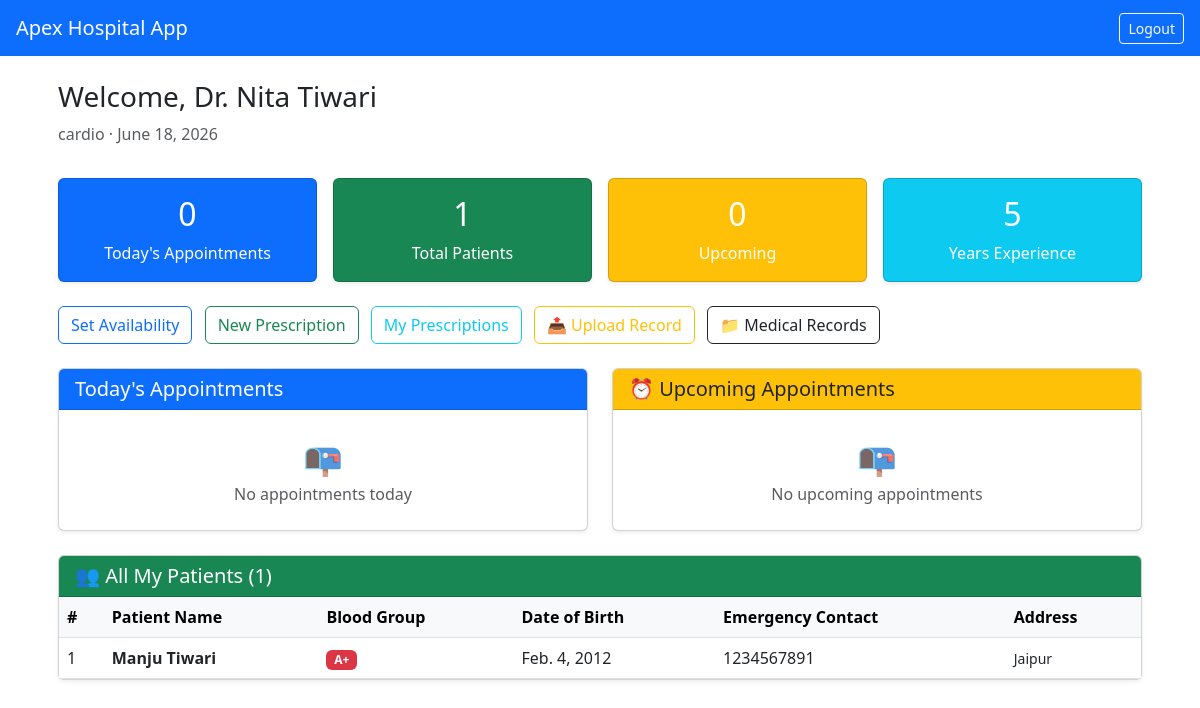
Before: /dashboard/doctor/ (signed in) with the older database file.
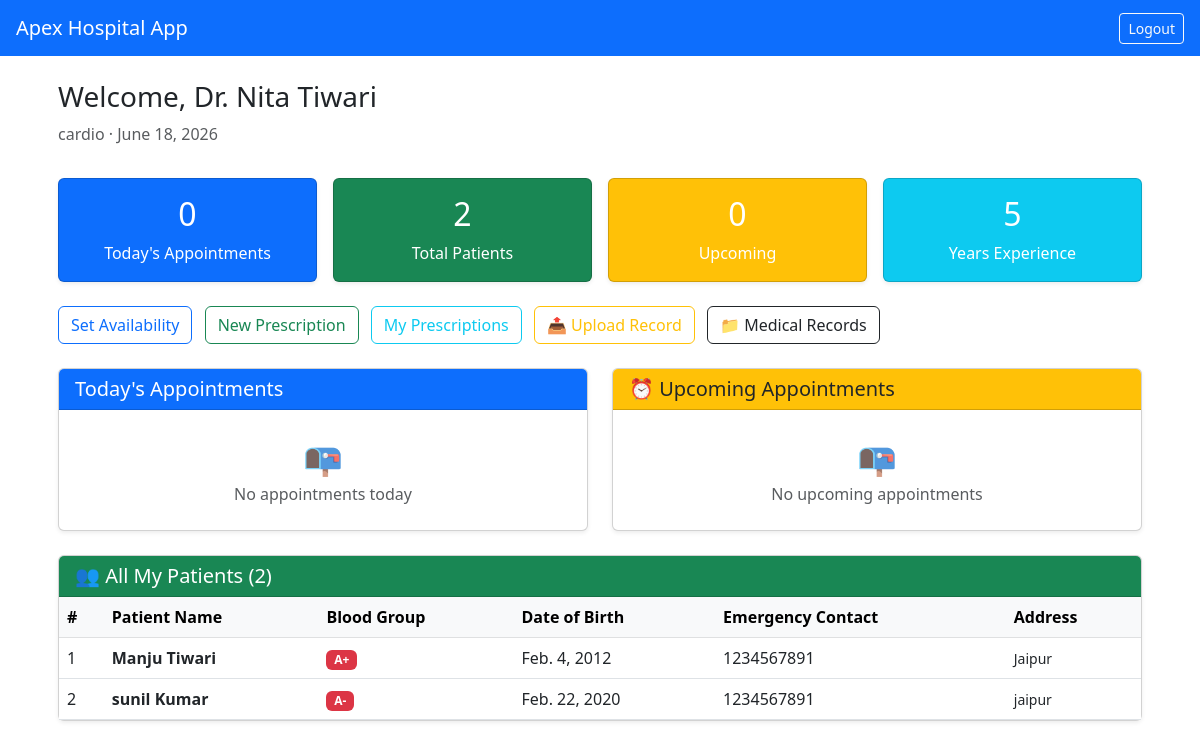
After: the same page with the newer database file.
### accounts/models.py (models this page shows, shortened)
class PatientProfile(models.Model):
    BLOOD_GROUPS = [
        ('A+','A+'),('A-','A-'),('B+','B+'),('B-','B-'),
        ('O+','O+'),('O-','O-'),('AB+','AB+'),('AB-','AB-'),
    ]
    user_profile = models.OneToOneField(
        UserProfile, on_delete=models.CASCADE, related_name='patient'
    )
    date_of_birth = models.DateField(null=True, blank=True)
    blood_group = models.CharField(max_length=5, choices=BLOOD_GROUPS, blank=True)
    address = models.TextField(blank=True)
    emergency_contact = models.CharField(max_length=15, blank=True)

class UserProfile(models.Model):
    ROLE_CHOICES = (
        ('doctor', 'Doctor'),
        ('patient', 'Patient'),
    )
    user = models.OneToOneField(
        User, on_delete=models.CASCADE, related_name='profile'
    )
    role = models.CharField(max_length=10, choices=ROLE_CHOICES)
    phone = models.CharField(max_length=15, blank=True)

### accounts/views.py (the view)
# urls.py: path('dashboard/doctor/', views.doctor_dashboard, name='doctor_dashboard'),
@login_required
def doctor_dashboard(request):
    if request.user.profile.role != 'doctor':
        return redirect('patient_dashboard')
    doctor = request.user.profile.doctor
    today  = timezone.now().date()
    today_appointments = Appointment.objects.filter(
        doctor=doctor, date=today
    ).exclude(status='cancelled')
    all_appointments = Appointment.objects.filter(
        doctor=doctor
    ).exclude(status='cancelled')
    patient_ids    = all_appointments.values_list('patient', flat=True).distinct()
    total_patients = patient_ids.count()
    upcoming = Appointment.objects.filter(
        doctor=doctor, date__gte=today, status='pending'
    ).order_by('date', 'hour')[:5]
    patient_list = PatientProfile.objects.filter(id__in=patient_ids)
    records_count = MedicalRecord.objects.filter(doctor=doctor).count()
    return render(request, 'accounts/doctor_dashboard.html', {
        'doctor'             : doctor,
        'today_appointments' : today_appointments,
        'total_patients'     : total_patients,
        'upcoming'           : upcoming,
        'patients_list'      : patient_list,
        'today'              : today,
        'records_count'      : records_count,
    })

### accounts/templates/accounts/doctor_dashboard.html (shortened to what the changed rows need)
{% extends 'accounts/base.html' %}
{% block content %}
<div class="container-fluid px-3">
  <div class="row g-3 mb-4">
    <div class="col-md-3">
      <div class="card bg-primary text-white p-3 text-center shadow-sm">
        <h2>{{ today_appointments.count }}</h2>
      </div>
    </div>
    <div class="col-md-3">
      <div class="card bg-success text-white p-3 text-center shadow-sm">
        <h2>{{ total_patients }}</h2>
        <p class="mb-0">Total Patients</p>
      </div>
    </div>
    <div class="col-md-3">
      <div class="card bg-warning text-white p-3 text-center shadow-sm">
        <h2>{{ upcoming.count }}</h2>
      </div>
    </div>
    <div class="col-md-3">
      <div class="card bg-info text-white p-3 text-center shadow-sm">
        <h2>{{ doctor.experience_years }}</h2>
      </div>
    </div>
  </div>
  <div class="row g-4">
    <div class="col-12">
      <div class="card shadow-sm">
        <div class="card-header bg-success text-white">
          <h5 class="mb-0">👥 All My Patients ({{ total_patients }})</h5>
        </div>
        <div class="card-body p-0">
          {% if patients_list %}
          <div class="table-responsive">
            <table class="table table-hover mb-0">
              <thead class="table-light">
                <tr>
                  <th>#</th>
                  <th>Patient Name</th>
                  <th>Blood Group</th>
                  <th>Date of Birth</th>
                  <th>Emergency Contact</th>
                  <th>Address</th>
                </tr>
              </thead>
              <tbody>
                {% for p in patients_list %}
                <tr>
                  <td>{{ forloop.counter }}</td>
                  <td><strong>{{ p.user_profile.user.get_full_name }}</strong></td>
                  <td>
                    <span class="badge bg-danger">{{ p.blood_group|default:"—" }}</span>
                  </td>
                  <td>{{ p.date_of_birth|default:"—" }}</td>
                  <td>{{ p.emergency_contact|default:"—" }}</td>
                  <td><small>{{ p.address|default:"—" }}</small></td>
                </tr>
                {% endfor %}
              </tbody>
            </table>
          </div>
          {% else %}
            <div class="text-center py-4 text-muted">
              <div style="font-size:2rem">👥</div>
              No patients yet
            </div>
          {% endif %}
        </div>
      </div>
    </div>
  </div>
</div>
{% endblock %}

Changed rows visible on the page:
added PatientProfile: user_profile.user.get_full_name "sunil Kumar", blood_group "A-", date_of_birth "Feb. 22, 2020", emergency_contact "1234567891", address "jaipur"
Other visible differences:
{{ total_patients }}: "1" → "2"
